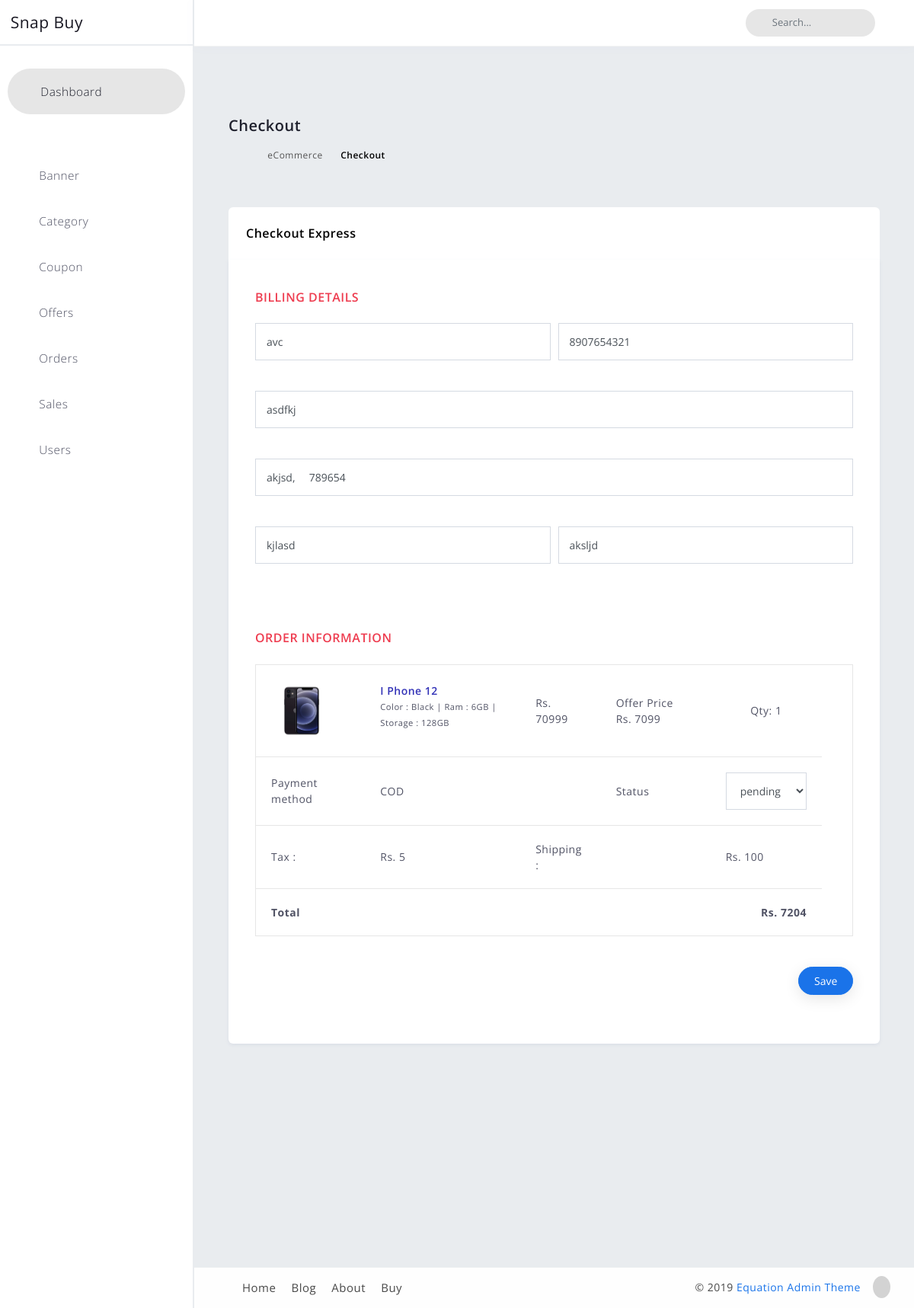
Before: /myadmin/vieworder_details/310/ with the older database file.
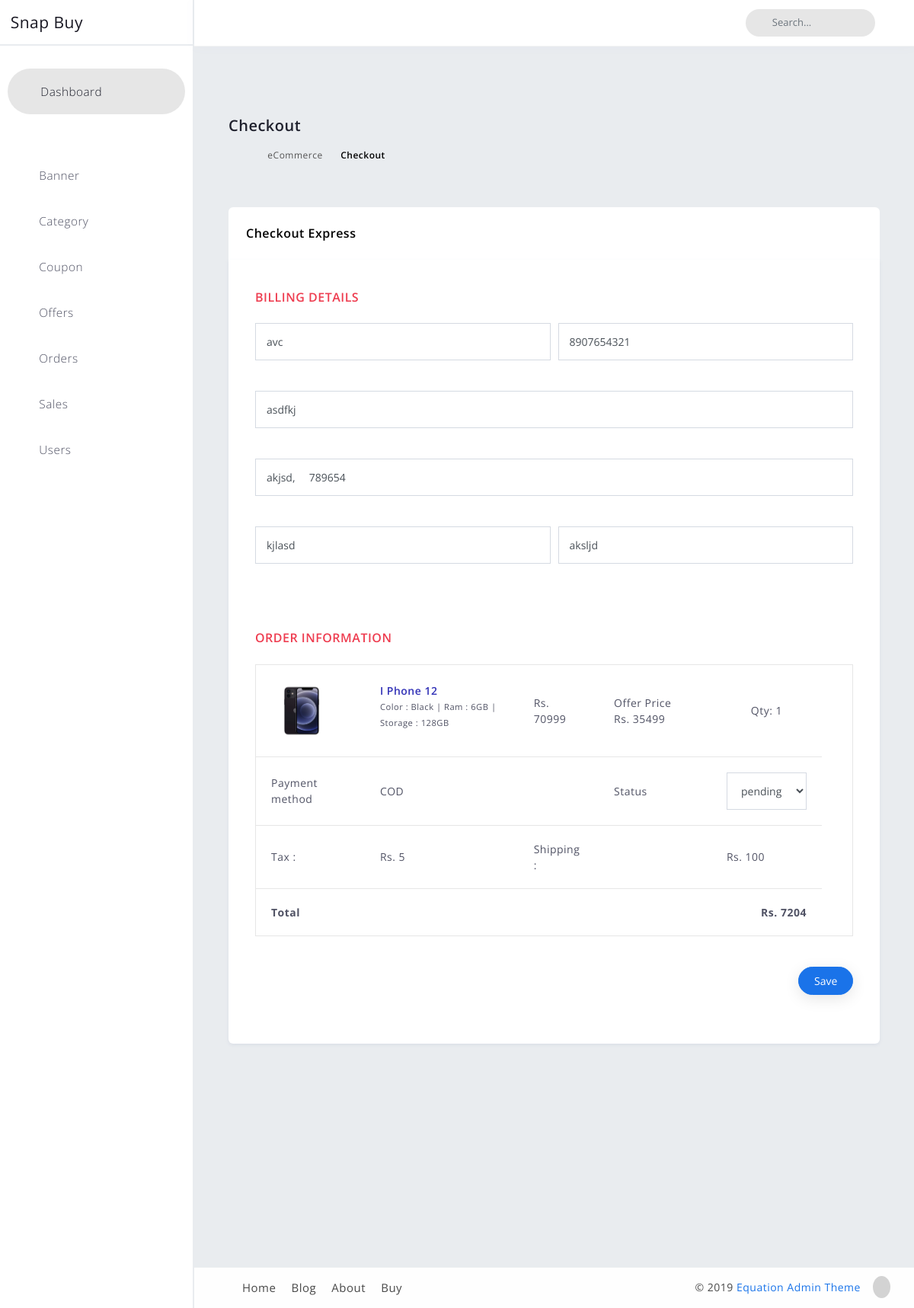
After: the same page with the newer database file.
### newcart/models.py (models this page shows, shortened)
class OrderProduct(models.Model):
    order = models.ForeignKey(Order, on_delete=models.CASCADE)
    product = models.ForeignKey(Product, on_delete=models.CASCADE)
    price = models.IntegerField()
    quantity = models.IntegerField()

### category_adminside/models.py (models this page shows, shortened)
class Product(models.Model):
    product_name    = models.CharField(max_length=100)
    brand_name      = models.CharField(max_length=100)
    category_name   = models.ForeignKey(Category, on_delete=models.CASCADE)
    price           = models.PositiveIntegerField()
    ram             = models.CharField(max_length=100)
    color           = models.CharField(max_length=100)
    stock           = models.PositiveIntegerField(null=True)
    storage         = models.CharField(max_length=100)
    productimage    = models.ImageField(upload_to='product')
    image1          = models.ImageField(null = True, upload_to = 'sideimage1')
    image2          = models.ImageField(null = True, upload_to = 'sideimage2')
    specifications  = models.TextField()
    description     = models.TextField()
    discount_price  = models.PositiveIntegerField(null=True,blank=True)

### myadmin/views.py (the view)
# urls.py: path('vieworder_details/<int:id>/',views.orderdetails_view,name='vieworderdetail'),
def orderdetails_view(request, id):
    try:
        orders = Order.objects.get(id = id) #getting the order
        orderitems = OrderProduct.objects.filter(order = orders) #getting all the products from the particular order.
    except:
        pass
    context = {
        'orders': orders,
        'orderitems': orderitems,
    }
    return render(request,'cat_adminside/vieworder_details.html',context)

### newcart/views.py (called while the page is built)
def _cart_id_(request):
    cart = request.session.session_key
    if not cart:
        cart = request.session.create()
    return cart

### templates/cat_adminside/vieworder_details.html (shortened to what the changed rows need)
{% extends 'cat_adminside/cat_adminbase.html' %}
{% load static %}
{% block blockcontent %}
<body>
        <div id="content" class="main-content">
            <div class="container">
                <div class="row margin-bottom-120" id="cancel-row">
                    <div class="col-xl-12 col-lg-12 col-md-12 col-sm-12 col-12">
                        <div class="statbox widget box box-shadow">
                            <div class="widget-content widget-content-area checkout-content">
                                <div class="container">
                                <form action="{% url 'orderstatus' orders.id %}" method="POST">
                                    <div class="row">
                                        <div class="col-md-12">
                                            <div class="table-responsive">
                                                <table class="table cart-table">
                                                    <tbody>
                                                        {% for orderitem in orderitems %}
                                                        <tr>
                                                            <td><a href="#"><img class="product-thumbnail img-fluid" src="{{ orderitem.product.productimage.url }}" alt=""></a></td>
                                                            <td>
                                                                <h6 class="mb-0"><a href="javascript:void(0);">{{orderitem.product.product_name}}</a></h6>
                                                                <p><small>Color : {{orderitem.product.color}} | Ram : {{orderitem.product.ram}} | Storage : {{orderitem.product.storage}}</small></p>
                                                            </td>
                                                            <td>Rs. {{orderitem.product.price}}</td>
                                                            {% if orderitem.product.discount_price %}
                                                                <td>Offer Price &nbsp; Rs. {{orderitem.product.discount_price}}</td>
                                                            {% endif %}
                                                            <td>
                                                                <p class="product-quantity text-center">Qty: {{orderitem.quantity}}</p>
                                                            </td>
                                                            <td>
                                                            </td>
                                                        </tr>
                                                        {% endfor %}
                                                    </tbody>
                                                </table>
                                            </div>
                                        </div>
                                    </div>
                                </form>
                                </div>
                            </div>
                        </div>
                    </div>
                </div>
            </div>
        </div>
</body>
{% endblock  %}

Changed rows visible on the page:
changed through a linked row, OrderProduct "I Phone 12": product.discount_price "7099" → "35499"
